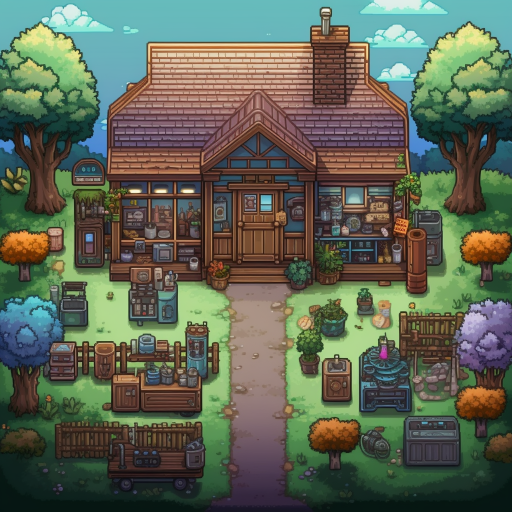

Tiled map render using the project's own tile images. Description and the map definition, with tile-layer contents summarised, below:
An orthogonal 16x16 tile map with 32x32 px tiles, 1 tile layer (图块层 1), 2 tilesets.

<map version="1.10" tiledversion="1.10.2" orientation="orthogonal" renderorder="left-down" width="16" height="16" tilewidth="32" tileheight="32" infinite="0" nextlayerid="5" nextobjectid="1">
 <editorsettings>
  <chunksize width="32" height="32" />
 </editorsettings>
 <tileset firstgid="1" name="map1" tilewidth="32" tileheight="32" tilecount="256" columns="16">
  <image source="../images/map1.png" width="512" height="512" />
 </tileset>
 <tileset firstgid="1025" name="fire" tilewidth="16" tileheight="16" tilecount="24" columns="3">
  <image source="../images/fire.png" width="48" height="128" />
  <tile id="3">
   <animation>
    <frame tileid="9" duration="300" />
    <frame tileid="10" duration="300" />
    <frame tileid="11" duration="300" />
    <frame tileid="15" duration="300" />
    <frame tileid="16" duration="300" />
    <frame tileid="17" duration="300" />
   </animation>
  </tile>
 </tileset>
 <layer id="4" name="图块层 1" width="16" height="16">
  <data>[256 cells, 256 non-empty, 256 distinct tile ids]</data>
 </layer>
</map>
